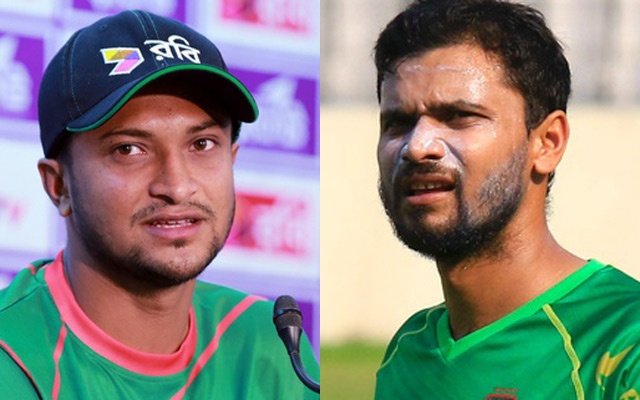
#> input picture img3.jpg, 640 x 400 px
$ jupyter execute 'image_processing (1).ipynb'   (shell and % lines are left out)
#> lines starting #> are read from the running program, lines starting #| are printed output that depends on the picture; after the words box and inside, x2 and y2 are one past the last pixel; in counts of white or black regions, pixels touching at a corner belong together
[cell 1]
import cv2

[cell 2]
img = cv2.imread(r'img3.jpg')
#> img is the input picture: shape (400, 640, 3); mean B, G, R 132, 138.3, 138.7

[cell 3]
img.shape
#> Out = (400, 640, 3)

[cell 4]
img[0]
#> Out = 640 rows, first 8: [252, 238, 219], [252, 238, 219], [252, 238, 219], [252, 238, 219], [252, 238, 219], [252, 238, 219], [252, 238, 220], [252, 238, 220]

[cell 5]
import matplotlib.pyplot as plt

[cell 6]
plt.imshow(img)

[cell 7]
from google.colab.patches import cv2_imshow

[cell 8]
haar_data = cv2.CascadeClassifier(r'data.xml')

[cell 9]
haar_data.detectMultiScale(img)
#> Out = [[342, 50, 179, 179], [83, 84, 169, 169]]

[cell 10]
faces = haar_data.detectMultiScale(img, 1.3, 5)
#> faces = [[341, 49, 183, 183], [87, 86, 170, 170]]


for (x,y,w,h) in faces:
    cv2.rectangle(img,(x,y),(x+w,y+h),(255,0,0),2)
    cv2_imshow(img)
#> this loop made 2 passes
#> pass 1, `cv2_imshow(img)`:
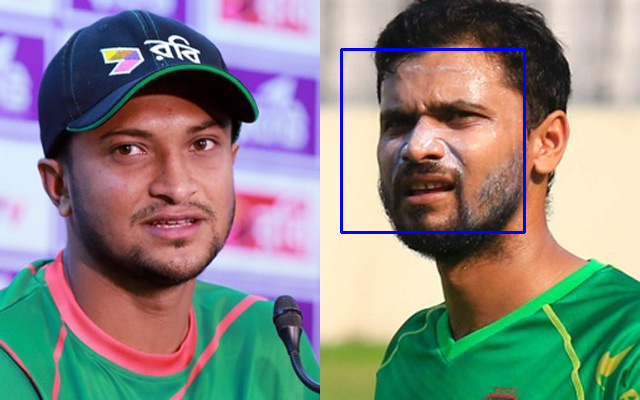
#> shown: shape (400, 640, 3); mean B, G, R 133.2, 137.2, 137.4
#> pass 2, `cv2_imshow(img)`:
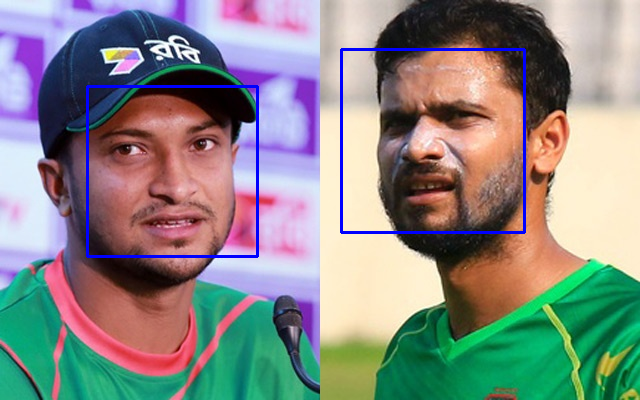
#> shown: shape (400, 640, 3); mean B, G, R 134.4, 136.5, 136.5
cv2.destroyAllWindows()

[cell 11]
capture = cv2.VideoCapture('video.mp4')
data = []
while True :
    flag,img = capture.read()
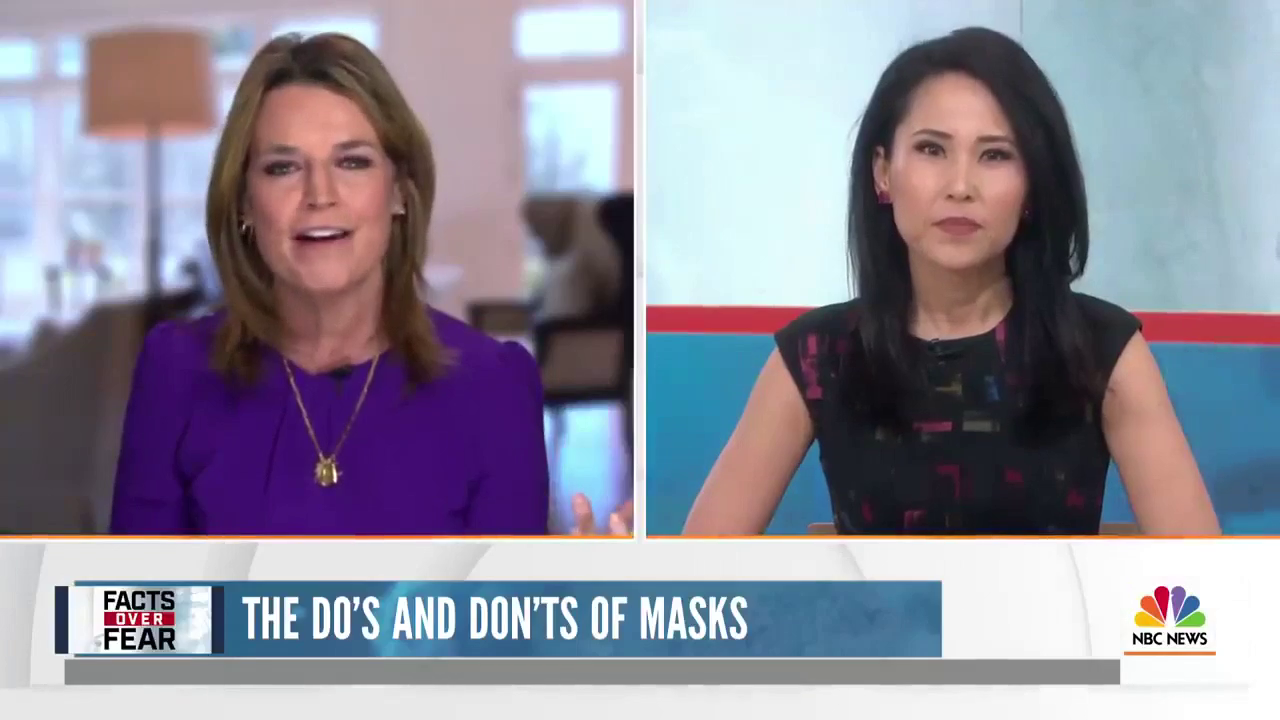
#> input picture frame 11 of video.mp4, 1280 x 720 px
#> img is the input picture: shape (720, 1280, 3); mean B, G, R 154.4, 140, 142.7
    if flag:
        faces = haar_data.detectMultiScale(img)
#> faces = [[232, 99, 174, 174], [872, 85, 175, 175]]
    else:
        print('error')
    for x,y,w,h in faces:
        cv2.rectangle(img,(x,y),(x+w , y+h),(255,0,255),4)
        face = img[y:y+h, x:x+w]
        face = cv2.resize(face,(50,50))
        print(len(data))
        # cv2_imshow(img)
        if len(data) < 100:
            data.append(face)
#> this loop made 2 passes
#| 0
#| 1
#> pass 1, `face = img[y:y+h, x:x+w]`:
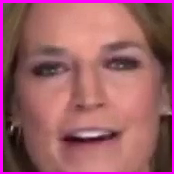
#> face: shape (174, 174, 3); mean B, G, R 102.9, 94.7, 156.3
#> pass 1, `face = cv2.resize(face,(50,50))`:
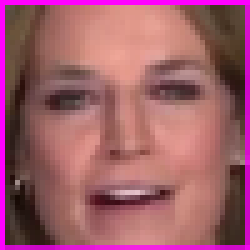
#> face: shape (50, 50, 3) (shown 5 times larger); mean B, G, R 105.2, 93.7, 158
#> pass 2, `face = img[y:y+h, x:x+w]`:
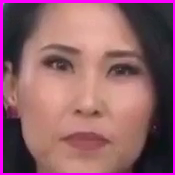
#> face: shape (175, 175, 3); mean B, G, R 105.2, 95.5, 144.1
#> pass 2, `face = cv2.resize(face,(50,50))`:
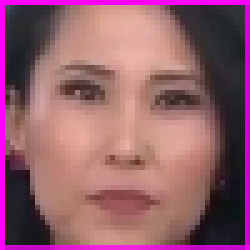
#> face: shape (50, 50, 3) (shown 5 times larger); mean B, G, R 107.6, 94.7, 146.3
#> after the loop:
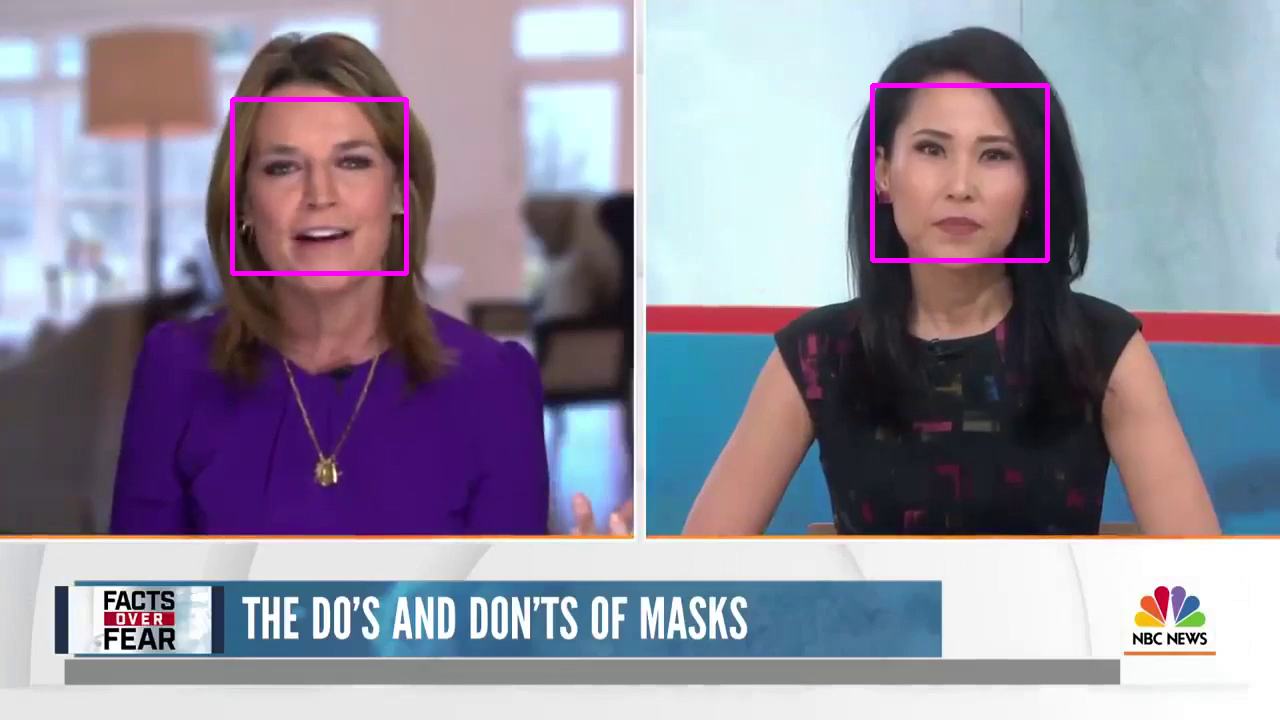
#> img: shape (720, 1280, 3); 0.75% of pixels changed, all inside (x1, y1, x2, y2) = (230, 83, 1050, 276)
#> after the loop, data = 2 items

    if len(data)>=100:
        break

capture.release()
cv2.destroyAllWindows()
